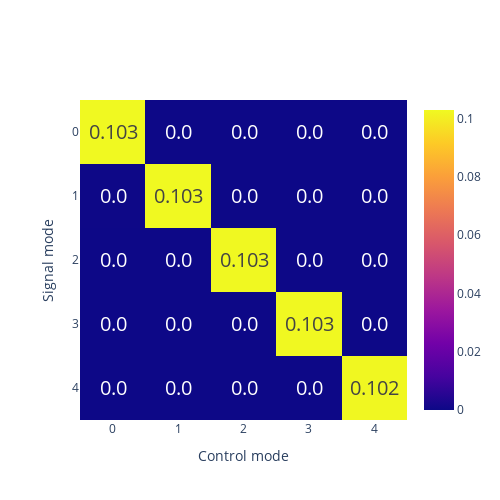

The notebook cell saved with this chart:
### Code cell
number_of_modes = 5
C = 0.33
Alist, effs, Schmidt, ratio = mode_matrix(number_of_modes, C)

print(Alist)
plot_matrix([C], [effs])

# plot_linear([C], [Schmidt], "Schmidt number")

# plot_linear([C], [ratio], "Ratio")

### Figure 1 — Plotly figure (JSON) as saved in the notebook; plotly's stock layout.template omitted (floating-point values rounded to 4 significant figures)
{"data": [{"name": "C = 0.33", "text": [["0.0", "0.0", "0.0", "0.0", "0.102"], ["0.0", "0.0", "0.0", "0.103", "0.0"], ["0.0", "0.0", "0.103", "0.0", "0.0"], ["0.0", "0.103", "0.0", "0.0", "0.0"], ["0.103", "0.0", "0.0", "0.0", "0.0"]], "textfont": {"size": 20}, "texttemplate": "%{text}", "type": "heatmap", "visible": true, "x": [0, 1, 2, 3, 4], "y": [4, 3, 2, 1, 0], "z": [[7.047e-09, 7.832e-08, 5.939e-08, 8.425e-05, 0.1024], [5.285e-06, 3.452e-08, 8.956e-05, 0.1025, 5.02e-05], [2.099e-08, 9.958e-05, 0.1027, 4.712e-05, 6.742e-08], [0.0001277, 0.1028, 4.203e-05, 3.225e-08, 5.09e-08], [0.1029, 3.189e-05, 1.018e-08, 2.158e-08, 6.653e-12]]}], "layout": {"height": 500, "legend": {"title": {"text": "Storage efficiency"}}, "sliders": [{"active": 0, "pad": {"t": 50}, "steps": [{"args": [{"visible": [true]}], "label": "C = 0.33", "method": "update"}]}], "width": 500, "xaxis": {"tickformat": "%d", "tickmode": "array", "ticktext": [0, 1, 2, 3, 4], "tickvals": [0, 1, 2, 3, 4], "title": {"text": "Control mode"}}, "yaxis": {"autorange": "reversed", "tickformat": "%d", "tickmode": "array", "ticktext": [4, 3, 2, 1, 0], "tickvals": [4, 3, 2, 1, 0], "title": {"text": "Signal mode"}}}}
